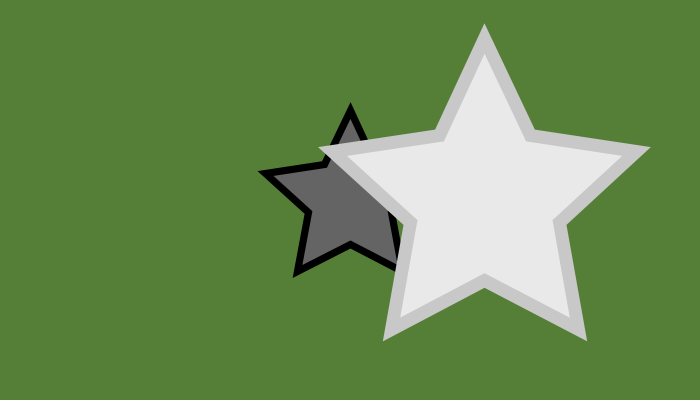
Frame 1 (no input)
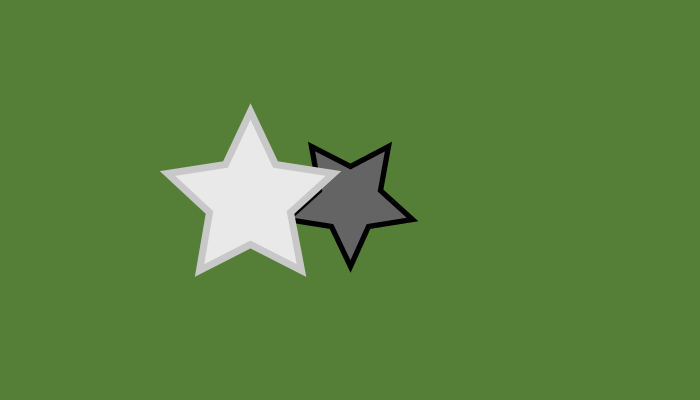
Frame 60 (the mouse pressed at the canvas centre just before this capture)
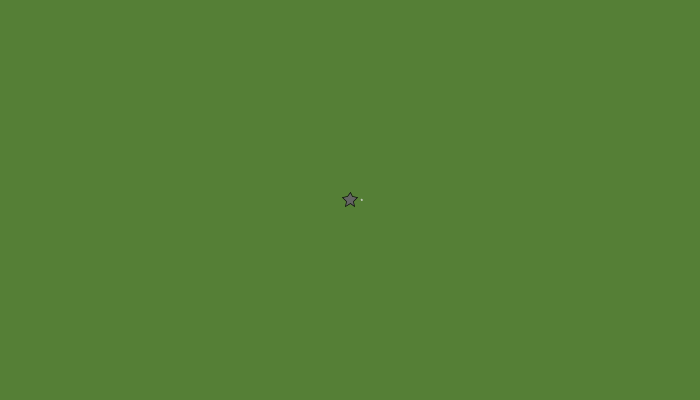
Frame 120 (the mouse held since frame 60 and released just before this capture)

The Processing sketch that drew these frames (run headless with seeded random() and noise(); from frame 60 on, the mouse is pressed at the canvas centre):

// Processing sketch: processing_162243
// ── processing_162243.pde

float a = 0.0;
float s = 0.0;
int starcolor;
int bordercolor;

void setup() {
  size(700, 400);
}

void draw() {
  background(85,127,54);
  
  //we need to calculate the scale
  a = a + 0.04;
  s = cos(a)*1.8;

  translate(width/2, height/2);
  scale(s); 
  drawstar(100,0);

  translate(75, 0);
  scale(s);
  drawstar(233,200);
  






}







 
void drawstar(int starcolor, int bordercolor){ 
  fill(starcolor);
  stroke(bordercolor);
  strokeWeight(4);
  beginShape();
  vertex(0, -50);
  vertex(14, -20);
  vertex(47, -15);
  vertex(23, 7);
  vertex(29, 40);
  vertex(0, 25);
  vertex(-29, 40);
  vertex(-23, 7);
  vertex(-47, -15);
  vertex(-14, -20);
  endShape(CLOSE);
 }
  
